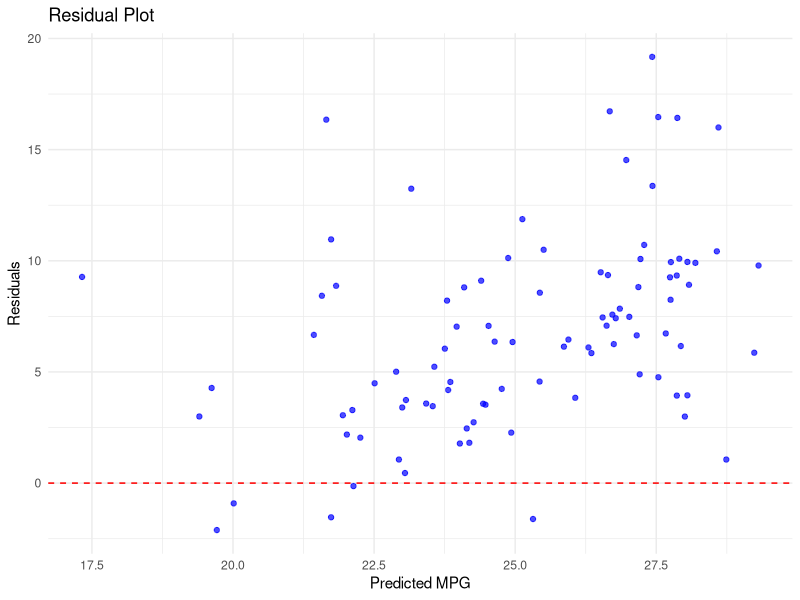
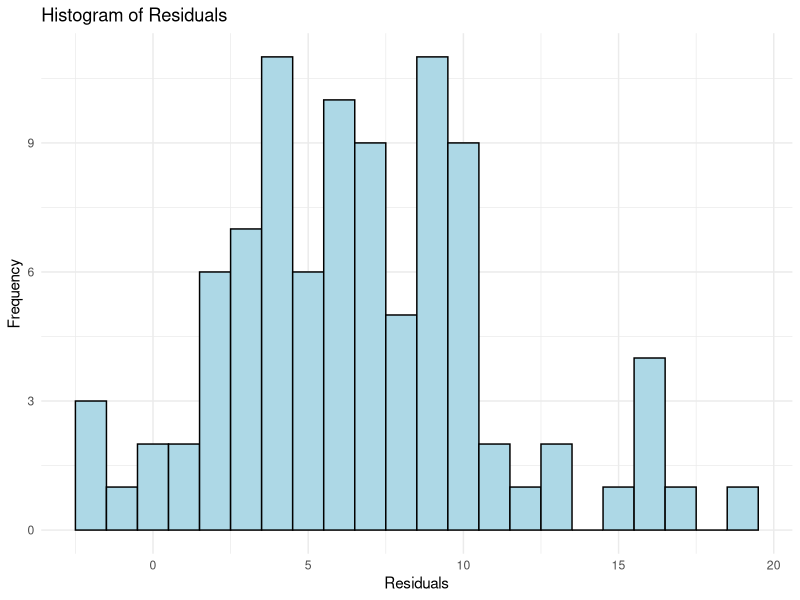

Reproduce these figures in R, in order.
# Load necessary libraries
library(ggplot2)

# Load the dataset
auto_mpg <- read.csv("auto-mpg.csv")

# Convert 'horsepower' to numeric (handle non-numeric values if any)
auto_mpg$horsepower <- as.numeric(as.character(auto_mpg$horsepower))

# Split the data
train_data <- auto_mpg[1:300, ]  # First 300 rows for training
test_data <- auto_mpg[301:398, ] # Remaining 98 rows for testing

# Best-performing model from Step 2 (example: multiple regression model)
best_model <- lm(mpg ~ horsepower + weight + displacement, data = train_data)

# Use the model to predict mpg for the test data
test_data$predicted_mpg <- predict(best_model, newdata = test_data)

# Calculate residuals
test_data$residuals <- test_data$mpg - test_data$predicted_mpg

# Compare predicted vs actual mpg
comparison <- data.frame(
  Actual_MPG = test_data$mpg,
  Predicted_MPG = test_data$predicted_mpg,
  Residuals = test_data$residuals
)

# Print comparison
print(head(comparison, 10))

# Residual Plot
ggplot(data = test_data, aes(x = predicted_mpg, y = residuals)) +
  geom_point(alpha = 0.7, color = "blue") +
  geom_hline(yintercept = 0, linetype = "dashed", color = "red") +
  labs(title = "Residual Plot",
       x = "Predicted MPG",
       y = "Residuals") +
  theme_minimal()

# Histogram of Residuals
ggplot(data = test_data, aes(x = residuals)) +
  geom_histogram(binwidth = 1, fill = "lightblue", color = "black") +
  labs(title = "Histogram of Residuals",
       x = "Residuals",
       y = "Frequency") +
  theme_minimal()
